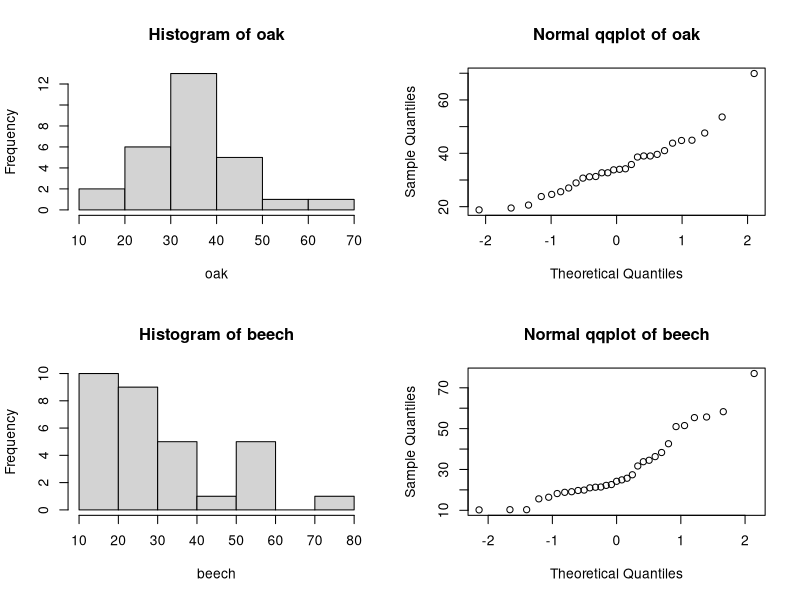
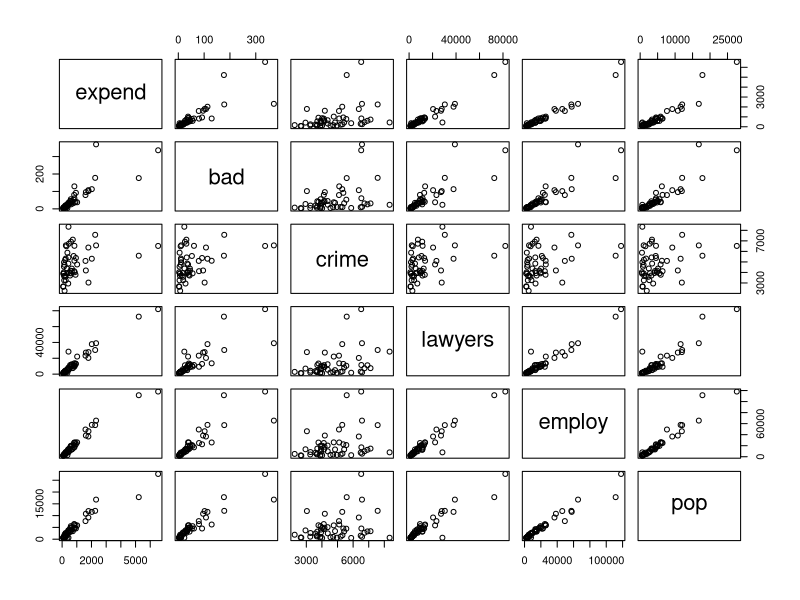
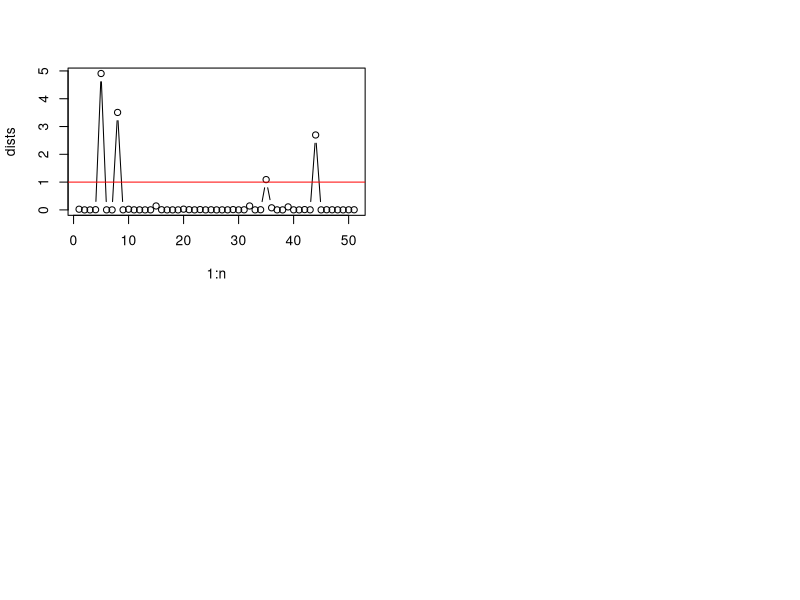
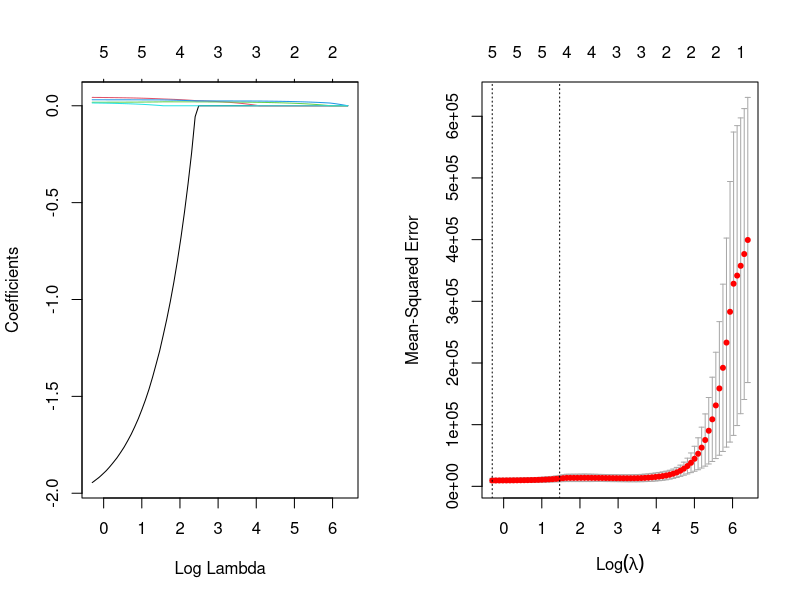
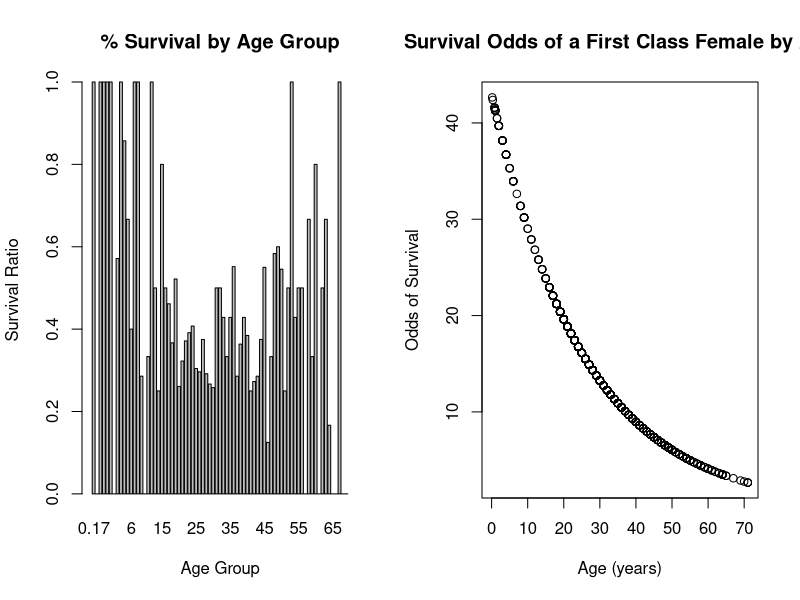

Write R code to recreate these figures, in order.
## ---- chunk 1
options(digits=3) # e.g. for anova and summary() outputs...

# helper function to check normality throughout this assignment
checkNorm = function(data, name, unit="") {
  xlab = name
  if (unit != "") {
    xlab = sprintf("%s (%s)", name, unit)
  }
  hist(data, main=sprintf("Histogram of %s", name), xlab=xlab)
  qqnorm(data, main=sprintf("Normal qqplot of %s", name))
  res = shapiro.test(data)
  print(sprintf("Shapiro-Wilk normality p-value for %s: %.3f", name, res$p.value))
  return(res$p.value)
}

printPval = function(pval) {
  print(sprintf("p-value = %.3f", pval))
}

conclude = function(pval, hypothesis, type="test") {
  if (pval < 0.05) {
    return(sprintf("the p-value $%.3f<0.05$ for this %s suggests is sufficient evidence to reject the $H_0$ (%s).", pval, type, hypothesis));
  } else {
    return(sprintf("the p-value $%.3f>0.05$ for this %s suggests there's insufficient evidence to reject the $H_0$ (%s).", pval, type, hypothesis));
  }
}
## ---- chunk 2
trees = read.table("treeVolume.txt", header=T)
model = lm(volume~type, data=trees)
print("model coefficients:"); summary(model)$coefficients
res = anova(model)
sprintf("ANOVA p-value for type = %.3f", res["type", "Pr(>F)"])
## ---- chunk 3
oaks = dplyr::filter(trees, type == "oak")
beeches = dplyr::filter(trees, type != "oak")
par(mfrow = c(2, 2))
# making plots 
pval = checkNorm(oaks$volume, "oak")
pval = checkNorm(beeches$volume, "beech")

sprintf("oak mean volume = %.3f, beech mean volume = %.3f", mean(oaks$volume), mean(beeches$volume))

# note:: we don't have to actually do this t test
res = t.test(oaks$volume, beeches$volume)
#printPval(res$p.value)
## ---- chunk 4
new_oak = data.frame(type="oak"); new_beech = data.frame(type = "beech")
pred1 = predict(model, new_oak); pred2 = predict(model, new_beech)
sprintf("predicted volumes: oak = %.3f, beech = %.3f", pred1, pred2)
## ---- chunk 5
model = lm(volume~type*diameter + height, data=trees)
res = anova(model)
sprintf("ANOVA p-value for type:diameter = %.3f", res["type:diameter", "Pr(>F)"])
## ---- chunk 6
model = lm(volume~type*height + diameter, data=trees)
res = anova(model)
sprintf("ANOVA p-value for type:diameter = %.3f", res["type:height", "Pr(>F)"])
## ---- chunk 7
#model = lm(volume~type+height+diameter, data=trees)
model = lm(volume~diameter+height+type, data=trees)
print("model coefficients:"); summary(model)$coefficients
print("anova:"); res = anova(model); res
## ---- chunk 8
# build better model where type isn't considered
modelC = lm(volume~height+diameter, data=trees)

avgTree = data.frame(height=mean(trees$height), diameter=mean(trees$diameter))
pred = predict(modelC, avgTree)
sprintf("predicted volume of average tree = %.3f", pred)
# mean(trees$volume) # this also gives the same result as expected

r2 = summary(modelC)$r.squared; ar2 = summary(modelC)$adj.r.squared
sprintf("modelC: R^2 = %.3f, Adj. R^2 = %.3f", r2, ar2)
## ---- chunk 9
# create predictor as cylinderical volume
#trees$cylinder = trees$diameter * pi * trees$height
trees$cylinder = pi * (trees$diameter / 2)^2 * trees$height

modelD = lm(volume~cylinder, data=trees)
print("model coefficients:"); summary(modelD)$coefficients
r2 = summary(modelD)$r.squared; ar2 = summary(modelD)$adj.r.squared
sprintf("model: R^2 = %.3f, Adj. R^2 = %.3f", r2, ar2)
print("ANOVA:"); anova(modelD)
## ---- chunk 10
crimes = read.table("expensescrime.txt", header=T)
pairs(crimes[,-1])
crimes$state = factor(crimes$state)


model = lm(expend~bad+crime+lawyers+employ+pop, data=crimes)
summary(model)$coefficients
anova(model)

print('model 2:')
model = lm(expend~crime+bad+lawyers+employ+pop, data=crimes)
summary(model)$coefficients
anova(model)

# sorting by population
#crimes[order(crimes$pop, decreasing=TRUE),]
#crimes
## ---- chunk 11
n = length(crimes[,1])
dists = cooks.distance(model)
plot(1:n, dists, type="b")
abline(1, 0, col = 'red') # plot y=1 for reference

# these are the indices into crimes that are cook's points
dists[dists > 1]
# TODO: print state names
#cooked = crimes[dists[dists > 1],]
#cooked

# investigating collinearity
cor(crimes[,-1])
res = cor(crimes[,-1])
# using 0.8 as a threshold to help with visiblility
res[res >= 0.8] = T; res[res <= 0.8] = F; 
res
## ---- chunk 12
evalModel = function(model, name) {
  cat(sprintf("\nadding var '%s':", name))
  print(summary(model)$coefficients)
  r2 = summary(model)$r.squared; ar2 = summary(model)$adj.r.squared
  sprintf("model: R^2 = %.3f", r2)
}

evalModel(lm(expend~bad, data=crimes), name="bad")
evalModel(lm(expend~crime, data=crimes), name="crime")
evalModel(lm(expend~lawyers, data=crimes), name="lawyers")
evalModel(lm(expend~employ, data=crimes), name="employ")
evalModel(lm(expend~pop, data=crimes), name="pop")

# employ has highest adj. R^2 (0.955) and is significant
print("****round2****")
evalModel(lm(expend~employ+bad, data=crimes), name="bad")
evalModel(lm(expend~employ+crime, data=crimes), name="crime")
evalModel(lm(expend~employ+lawyers, data=crimes), name="lawyers")
evalModel(lm(expend~employ+pop, data=crimes), name="pop")
## ---- chunk 13
model = lm(expend~employ, data=crimes) # result of part 2b
state = data.frame(bad=50, crime=5000, lawyers=5000, employ=5000, pop=5000)
predict(model, state, interval="prediction")
## ---- chunk 14
par(mfrow=c(1,2))
#set.seed(444) # ensuring results don't change each time its run
x = as.matrix(crimes[,-1]) # remove states column
x = x[,-1] # remove expenditure
y = crimes[,2]
#x

train = sample(1:nrow(x),0.67*nrow(x))
x.train = x[train,]; y.train = y[train]
x.test = x[-train,]; y.test = y[-train] 

lm.model = lm(expend~bad+crime+lawyers+employ+pop,data=crimes, subset=train)
y.predict.lm = predict(lm.model,newdata=crimes[-train,])
mse.lm = mean((y.test-y.predict.lm)^2)
sprintf("linear model mse = %.3f", mse.lm)

library(glmnet) 
lasso.model = glmnet(x.train,y.train,alpha=1)
lasso.cv = cv.glmnet(x.train,y.train,alpha=1,type.measure="mse",nfolds=5)

plot(lasso.model,label=T,xvar="lambda")
plot(lasso.cv) 

lambda.min = lasso.cv$lambda.min; lambda.1se=lasso.cv$lambda.1se; 
sprintf("lambda.min = %.3f, lambda.1se = %.3f", lambda.min, lambda.1se)

coef(lasso.model,s=lasso.cv$lambda.min) 
coef(lasso.model,s=lasso.cv$lambda.1se) 

lasso.pred1 = predict(lasso.model,s=lambda.min,newx=x.test) 
lasso.pred2 = predict(lasso.model,s=lambda.1se,newx=as.matrix(x.test))
mse1.lasso = mean((y.test-lasso.pred1)^2)
mse2.lasso = mean((y.test-lasso.pred2)^2)
sprintf("mse1 = %.3f, mse2 = %.3f", mse1.lasso, mse2.lasso)
## ---- chunk 15
titanic = read.table("titanic.txt", header=T)
titanic$PClass = factor(titanic$PClass)
titanic$Sex = factor(titanic$Sex)
#titanic$Survived = factor(titanic$Survived)

library(plyr)
# round age to nearest 10 years
#   https://stackoverflow.com/a/6466894
titanic$Ager = round_any(titanic$Age, 20)
titanic$Ager = factor(titanic$Ager)
titanic$Age2 = titanic$Age^2

print("total number of individuals for each combination of class and gender:")
tot = xtabs(~PClass+Sex, data=titanic)
tot

print("Surival rate by class and gender combinations:")
totc = xtabs(Survived~PClass+Sex, data=titanic)
round(totc/tot, 2)

#plot(titanic$Age, y=titanic$Survived, xlim=c(0, 100))
totage = xtabs(~Age, data=titanic)
barplot(xtabs(Survived~Age,data=titanic)/totage, main="% Survival by Age Group", xlab="Age Group", ylab="Survival Ratio")

# build logistic regression model
#roundUp = function(x) 10^ceiling(log10(x))

model = glm(Survived~Age+Sex+PClass,data=titanic, family=binomial)
summary(model)

plot(titanic$Age,exp(3.759662 + titanic$Age*-0.039177), ylab="Odds of Survival", xlab="Age (years)",main="Survival Odds of a First Class Female by Age")
## ---- chunk 16
ageclass_model = glm(Survived~Age*PClass+Sex,data=titanic, family=binomial)
summary(ageclass_model)

agesex_model = glm(Survived~Age*Sex+PClass,data=titanic, family=binomial)
summary(agesex_model)

male1 = data.frame(Age=55, Sex = "male", PClass = "1st")
male2 = data.frame(Age=55, Sex = "male", PClass = "2nd")
male3 = data.frame(Age=55, Sex = "male", PClass = "3rd")
female1 = data.frame(Age=55, Sex = "female", PClass = "1st")
female2 = data.frame(Age=55, Sex = "female", PClass = "2nd")
female3 = data.frame(Age=55, Sex = "female", PClass = "3rd")

predict(model,female1, type="response")
predict(model,female2, type="response")
predict(model,female3, type="response")
predict(model,male1, type="response")
predict(model,male2, type="response")
predict(model,male3, type="response")
## ---- chunk 17
# build contigency table
cont1 = as.matrix(xtabs(~PClass, data=titanic))
cont1
chisq.test(cont1)

cont2 = as.matrix(xtabs(~Sex, data=titanic))
cont2
chisq.test(cont2)
## ---- chunk 18
coups = read.table("coups.txt", header=T)
coups$pollib=factor(coups$pollib)

coupsglm = glm(miltcoup~oligarchy+pollib+parties+pctvote+popn+size+numelec+numregim, family=poisson, data=coups)
summary(coupsglm)
## ---- chunk 19
# prints just the top 3 least significant coefficients of a model:
evalModel = function(model, name) {
  cat(sprintf("\n%s:\n", name))
  res = summary(coupsglm1)$coefficients
  print(head(res[order(res[,4], decreasing=T),], n=3))
}

coupsglm1 = glm(miltcoup~oligarchy+pollib+parties+pctvote+popn+size+numelec+numregim, family=poisson, data=coups)
evalModel(coupsglm1, "coupsglm1")
# numelec has highest p-value (0.6705) so we remove it

coupsglm2 = glm(miltcoup~oligarchy+pollib+parties+pctvote+popn+size+numregim, family=poisson, data=coups)
evalModel(coupsglm2, "coupsglm2")
# numregim has highest p-value so we remove it

coupsglm3 = glm(miltcoup~oligarchy+pollib+parties+pctvote+popn+size, family=poisson, data=coups)
evalModel(coupsglm3, "coupsglm3")
# size has highest p-value so we remove it

coupsglm4 = glm(miltcoup~oligarchy+pollib+parties+pctvote+popn, family=poisson, data=coups)
evalModel(coupsglm4, "coupsglm4")
# popn has highest p-value so we remove it

coupsglm5 = glm(miltcoup~oligarchy+pollib+parties+pctvote, family=poisson, data=coups)
evalModel(coupsglm5, "coupsglm5")
# pctvote has highest p-value so we remove it

coupsglm6 = glm(miltcoup~oligarchy+pollib+parties, family=poisson, data=coups)
evalModel(coupsglm6, "coupsglm6")
#print("coupsglm6:"); summary(coupsglm6)$coefficients
## ---- chunk 20
country1 = data.frame(oligarchy = mean(coups$oligarchy), pollib = factor(0), parties = mean(coups$parties))
country2 = data.frame(oligarchy = mean(coups$oligarchy), pollib = factor(1), parties = mean(coups$parties))
country3 = data.frame(oligarchy = mean(coups$oligarchy), pollib = factor(2), parties = mean(coups$parties))

res = ""
sprintf("country1 prediction = %.3f", predict(coupsglm6, country1, type="response"))
sprintf("country2 prediction = %.3f", predict(coupsglm6, country2, type="response"))
sprintf("country3 prediction = %.3f", predict(coupsglm6, country3, type="response"))
